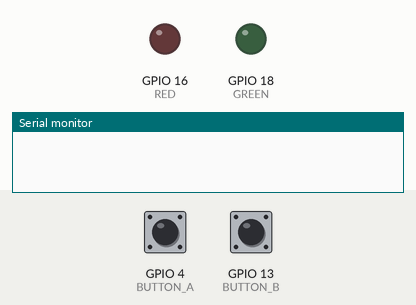
This program was run on a simulated ESP32-S3. On the bench: output pins drawn as LEDs (lit = HIGH), the last lines printed to the serial monitor. Dashed ring = blinking. The test bench sets the inputs (shaded band); at power-on: GPIO 4 (BUTTON_A) HIGH, GPIO 13 (BUTTON_B) HIGH.

Above: at 1.2 s.
1.3 s: GPIO 4 (BUTTON_A) pulsed LOW 5 times (0.12 s each, 0.3 s apart)
At 2.32 s:
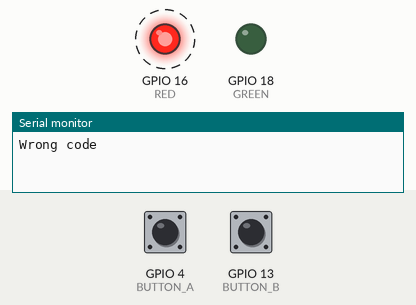
Timing chart, 0 to 4.7 s (numbered marks = the images above; inputs shaded):
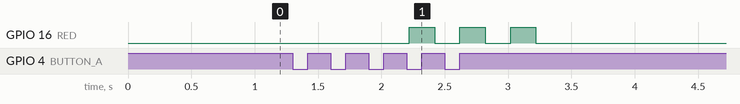

The program:

main.cpp
```cpp
#include <Arduino.h>
#include <Bounce2.h>

constexpr int RED = 16;
constexpr int GREEN = 18;
constexpr int BUTTON_A = 4;
constexpr int BUTTON_B = 13;
constexpr char CODE[4] = {'A', 'B', 'B', 'A'};
constexpr int INPUT_MAX = 4;

char input[INPUT_MAX];
int inputSize = 0;
Bounce buttonA;
Bounce buttonB;

void press(char letter);
bool check();
void blink(int pin);

void setup()
{
  Serial.begin(115200);
  pinMode(RED, OUTPUT);
  pinMode(GREEN, OUTPUT);

  pinMode(BUTTON_A, INPUT_PULLUP);
  buttonA.attach(BUTTON_A);
  buttonA.interval(20);

  pinMode(BUTTON_B, INPUT_PULLUP);
  buttonB.attach(BUTTON_B);
  buttonB.interval(20);
}

void loop()
{
    buttonA.update();
    buttonB.update();

    if (buttonA.fell()) {
      press('A');
    }

    if (buttonB.fell()) {
      press('B');
    }
}

void press(char letter) {
  input[inputSize] = letter;
  inputSize++;

  if (inputSize == INPUT_MAX) {
    blink(check() ? GREEN : RED);
  }
}

bool check() {
  return memcmp(CODE, input, INPUT_MAX) == 0;
}

void blink(int pin) {
  if (pin == RED) {
    Serial.println("Wrong code");
  }

  if (pin == GREEN) {
    Serial.println("Open");
  }

  for (int i = 0; i < 3; i++) {
    digitalWrite(pin, HIGH);
    delay(200);
    digitalWrite(pin, LOW);
    delay(200);
  }

  inputSize = 0;
}
```

Measured:
- after the input at 1.3 s, GPIO 16 (RED): alternates HIGH for 0.20 s and LOW for 0.20 s, 6 changes in all, then stays LOW, starting after 0.92 s
